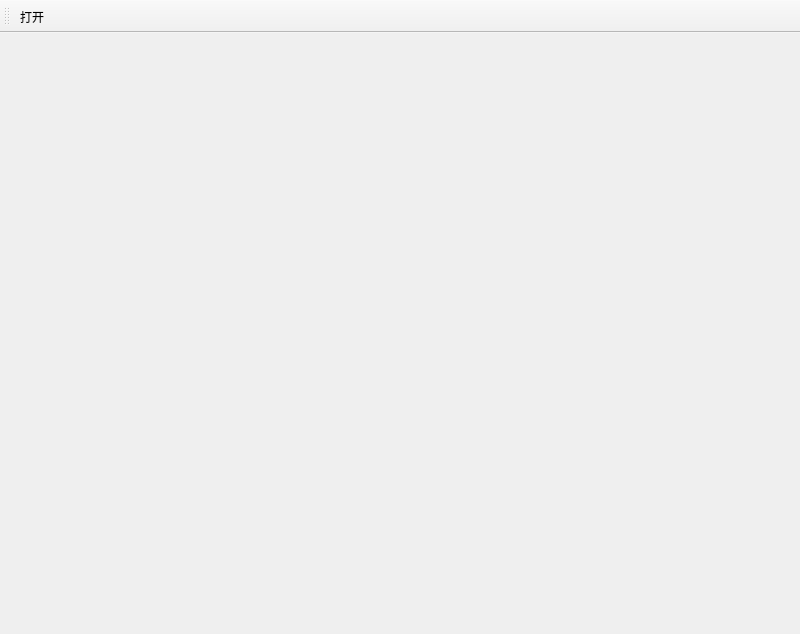
<?xml version="1.0" encoding="UTF-8"?>
<ui version="4.0">
 <class>GraphVisualizationClass</class>
 <widget class="QMainWindow" name="GraphVisualizationClass">
  <property name="geometry">
   <rect>
    <x>0</x>
    <y>0</y>
    <width>800</width>
    <height>634</height>
   </rect>
  </property>
  <property name="mouseTracking">
   <bool>true</bool>
  </property>
  <property name="windowTitle">
   <string>GraphVisualization</string>
  </property>
  <widget class="QWidget" name="centralWidget">
   <property name="mouseTracking">
    <bool>true</bool>
   </property>
  </widget>
  <widget class="QToolBar" name="mainToolBar">
   <attribute name="toolBarArea">
    <enum>TopToolBarArea</enum>
   </attribute>
   <attribute name="toolBarBreak">
    <bool>false</bool>
   </attribute>
   <addaction name="actionOpen"/>
  </widget>
  <action name="actionOpen">
   <property name="icon">
    <iconset>
     <normaloff>Resources/open.png</normaloff>Resources/open.png</iconset>
   </property>
   <property name="text">
    <string>打开</string>
   </property>
   <property name="toolTip">
    <string>打开图</string>
   </property>
   <property name="shortcut">
    <string>Ctrl+O</string>
   </property>
  </action>
 </widget>
 <layoutdefault spacing="6" margin="11"/>
 <resources>
  <include location="GraphVisualization.qrc"/>
 </resources>
 <connections/>
</ui>
